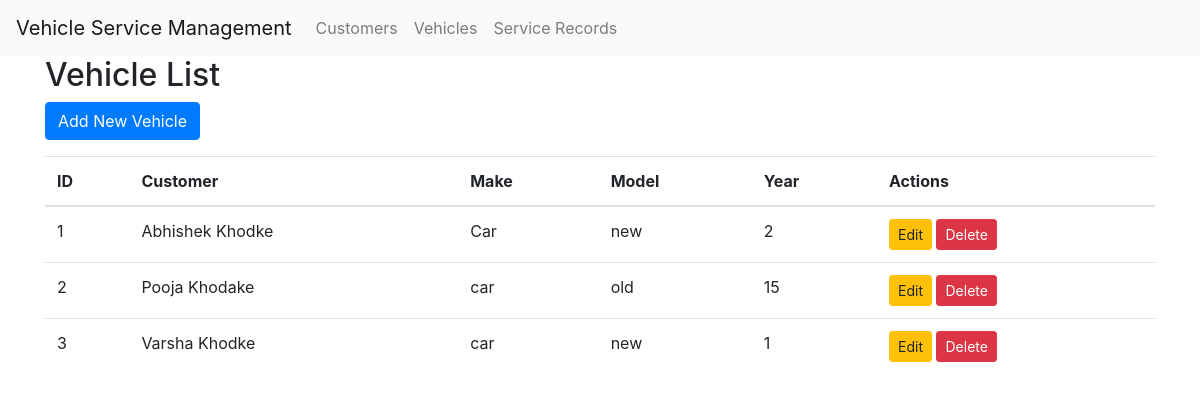
/vehicles/, run on the app's committed database.
### service/models.py (models this page shows, shortened)
class Vehicle(models.Model):
    customer = models.ForeignKey(Customer, on_delete=models.CASCADE)
    make = models.CharField(max_length=50)
    model = models.CharField(max_length=50)
    year = models.IntegerField()

class Customer(models.Model):
    name = models.CharField(max_length=100)
    email = models.EmailField(unique=True)
    phone = models.CharField(max_length=15)
    def __str__(self):
        return self.name

### service/views.py (the view)
# urls.py: path('vehicles/', views.vehicle_list, name='vehicle_list'),
def vehicle_list(request):
    vehicles = Vehicle.objects.all()
    return render(request, 'service/vehicle_list.html', {'vehicles': vehicles})

### templates/service/vehicle_list.html
{% extends 'service/base.html' %}
{% block content %}
    <h2>Vehicle List</h2>
    <a href="{% url 'vehicle_create' %}" class="btn btn-primary mb-3">Add New Vehicle</a>
    <table class="table">
        <thead>
            <tr>
                <th>ID</th>
                <th>Customer</th>
                <th>Make</th>
                <th>Model</th>
                <th>Year</th>
                <th>Actions</th>
            </tr>
        </thead>
        <tbody>
            {% for vehicle in vehicles %}
                <tr>
                    <td>{{ vehicle.id }}</td>
                    <td>{{ vehicle.customer }}</td>
                    <td>{{ vehicle.make }}</td>
                    <td>{{ vehicle.model }}</td>
                    <td>{{ vehicle.year }}</td>
                    <td>
                        <a href="{% url 'vehicle_update' vehicle.id %}" class="btn btn-warning btn-sm">Edit</a>
                        <a href="{% url 'vehicle_delete' vehicle.id %}" class="btn btn-danger btn-sm" onclick="return confirm('Are you sure?');">Delete</a>
                    </td>
                </tr>
            {% empty %}
                <tr>
                    <td colspan="6">No vehicles available.</td>
                </tr>
            {% endfor %}
        </tbody>
    </table>
{% endblock %}

### templates/service/base.html (shortened to what this page needs)
<!DOCTYPE html>
<html>
<head>
    <link rel="stylesheet" type="text/css" href="https://stackpath.bootstrapcdn.com/bootstrap/4.3.1/css/bootstrap.min.css">
</head>
<body>
    <nav class="navbar navbar-expand-lg navbar-light bg-light">
        <a class="navbar-brand" href="{% url 'index' %}">Vehicle Service Management</a>
        <div class="collapse navbar-collapse">
            <ul class="navbar-nav mr-auto">
                <li class="nav-item">
                    <a class="nav-link" href="{% url 'customer_list' %}">Customers</a>
                </li>
                <li class="nav-item">
                    <a class="nav-link" href="{% url 'vehicle_list' %}">Vehicles</a>
                </li>
                <li class="nav-item">
                    <a class="nav-link" href="{% url 'service_record_list' %}">Service Records</a>
                </li>
            </ul>
        </div>
    </nav>
    <div class="container">
        {% block content %}
        {% endblock %}
    </div>
</body>
</html>

### data on the page
Vehicle: id "1", customer "Abhishek Khodke", make "Car", model "new", year "2"
Vehicle: id "2", customer "Pooja Khodake", make "car", model "old", year "15"
Vehicle: id "3", customer "Varsha Khodke", make "car", model "new", year "1"
